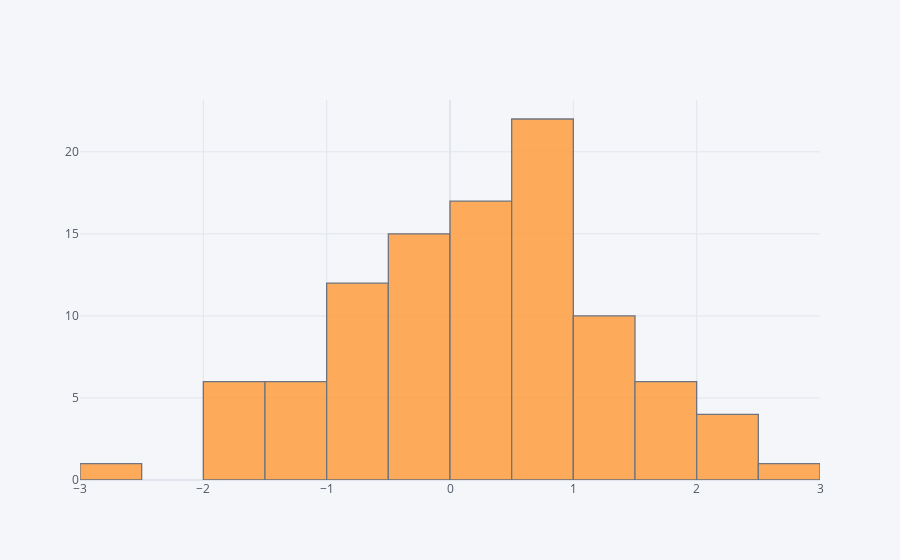

The code cell stored with this chart in its notebook:
### Code cell
df['A'].iplot(kind='hist')

### Figure 1 — Plotly figure (JSON) as saved in the notebook; plotly's stock layout.template omitted (floating-point values rounded to 4 significant figures)
{"data": [{"histfunc": "count", "histnorm": "", "marker": {"color": "rgba(255, 153, 51, 1.0)", "line": {"color": "#4D5663", "width": 1.3}}, "name": "A", "opacity": 0.8, "orientation": "v", "type": "histogram", "x": [-0.4664, 0.5177, -0.8607, 0.1173, 0.7252, 0.6583, -0.9094, 2.281, 2.514, 0.2485, -0.4154, -0.3919, 1.231, 0.404, 0.1249, -0.09147, 0.1873, 1.721, 1.349, -0.006294, 1.084, -0.826, -1.235, -1.036, 0.09121, 0.8327, 0.5013, 0.1896, -0.1222, -0.7051, 1.455, 0.71, -0.08127, 0.4918, 0.2803, 0.813, 0.607, -0.7119, 1.22, -0.6576, 1.921, 0.06014, 0.4801, 0.5029, 1.003, -1.264, -1.132, -0.01973, -0.4672, 0.3921, -0.883, 0.9028, -1.879, 0.8083, 2.2, 0.772, -0.4453, 1.394, -1.38, -0.9985, 0.5216, -0.8247, -0.7464, 0.3058, 0.6245, 2.391, -0.3746, 1.538, 0.7634, -0.9498, -0.1658, -1.7, 2.138, -2.816, -0.7414, 1.504, 0.8338, -0.3995, -1.544, 0.5612, -1.236, -0.08625, -1.507, 0.5056, 0.8691, 1.283, 1.152, -1.886, 1.095, 0.3432, 0.6797, 1.939, 0.1596, 0.7519, 0.3722, -0.1083, 0.5558, -1.839, 1.516, 0.1111]}], "layout": {"barmode": "overlay", "legend": {"bgcolor": "#F5F6F9", "font": {"color": "#4D5663"}}, "paper_bgcolor": "#F5F6F9", "plot_bgcolor": "#F5F6F9", "title": {"font": {"color": "#4D5663"}}, "xaxis": {"gridcolor": "#E1E5ED", "showgrid": true, "tickfont": {"color": "#4D5663"}, "title": {"font": {"color": "#4D5663"}, "text": ""}, "zerolinecolor": "#E1E5ED"}, "yaxis": {"gridcolor": "#E1E5ED", "showgrid": true, "tickfont": {"color": "#4D5663"}, "title": {"font": {"color": "#4D5663"}, "text": ""}, "zerolinecolor": "#E1E5ED"}}}
